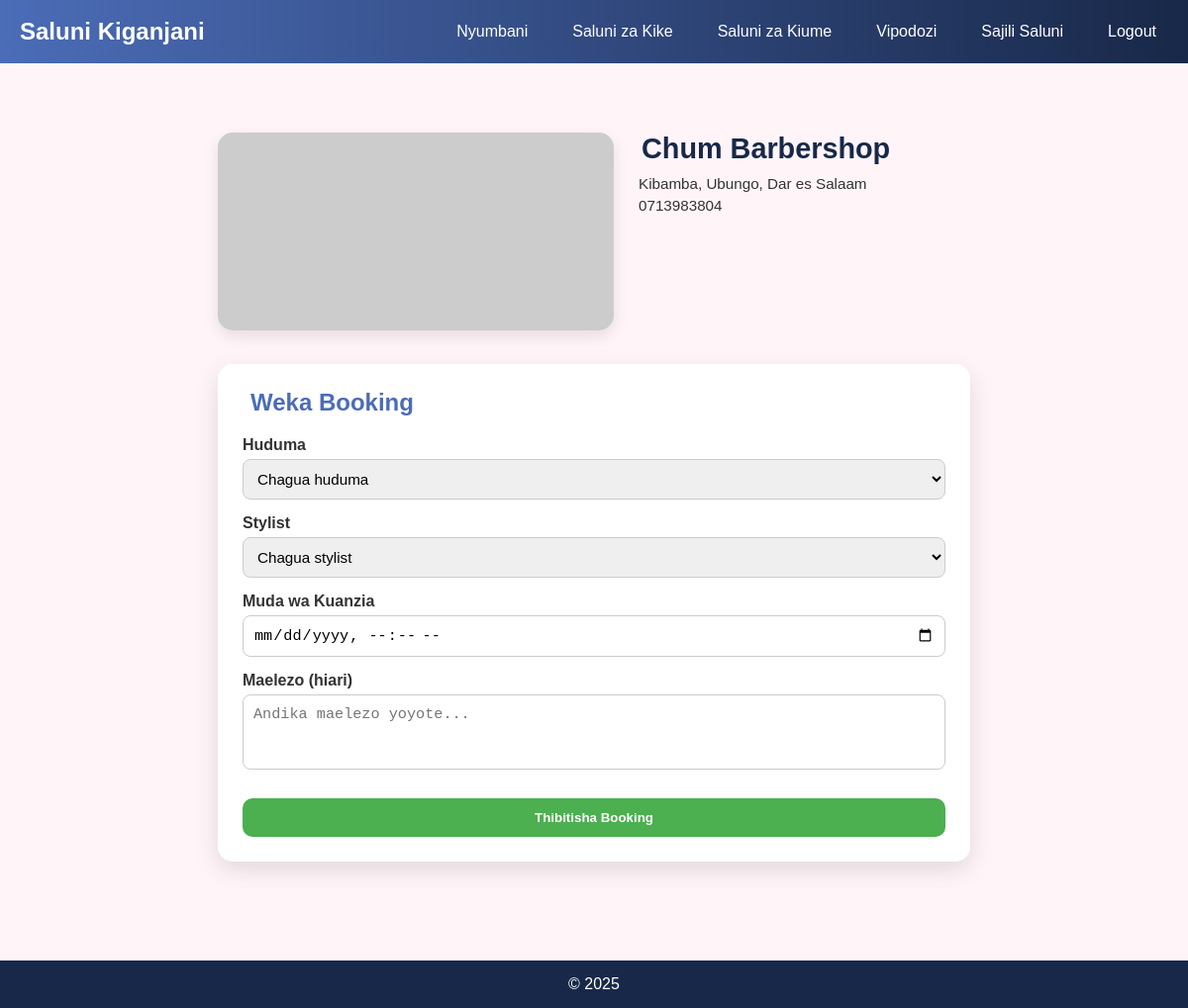
The app's page /kiume/9/booking/ (signed in) with its own data.
### saluni_kiume/models.py (models this page shows, shortened)
class MaleSalon(models.Model):
    name = models.CharField(max_length=200)
    description = models.TextField(blank=True)
    address = models.CharField(max_length=300)
    region = models.CharField(max_length=100)
    district = models.CharField(max_length=100)
    street = models.CharField(max_length=200)
    latitude = models.DecimalField(max_digits=9, decimal_places=6, blank=True, null=True)
    longitude = models.DecimalField(max_digits=9, decimal_places=6, blank=True, null=True)
    phone = models.CharField(validators=[PHONE_REGEX], max_length=16, blank=True, null=True)
    email = models.EmailField(blank=True, null=True)
    website = models.URLField(blank=True, null=True)
    facebook = models.URLField(blank=True, null=True)
    instagram = models.URLField(blank=True, null=True)
    opening_hours = models.JSONField(blank=True, null=True)
    created_at = models.DateTimeField(auto_now_add=True)
    updated_at = models.DateTimeField(auto_now=True)
    class Meta:
        ordering = ['name']

### saluni_kiume/views.py (the view, shortened to what this page needs)
# urls.py: path('<int:salon_id>/booking/', views.create_male_booking, name='create_male_booking'),
@login_required
def create_male_booking(request, salon_id):
    salon = get_object_or_404(MaleSalon, id=salon_id)
    services = salon.services.filter(active=True)
    stylists = salon.stylists.filter(is_active=True)
    return render(request, 'saluni_kiume/create_male_booking.html', {
        'salon': salon,
        'services': services,
        'stylists': stylists
    })

### saluni_kiume/templates/saluni_kiume/create_male_booking.html (shortened to what this page needs)
{% extends "base.html" %}
{% block content %}
<section class="booking-section">
    <div class="container">
        <div class="salon-header">
            <div class="salon-image">
                {% if salon.picha_kuu %}
                    <img src="{{ salon.picha_kuu.url }}" alt="{{ salon.name }}">
                {% else %}
                    <img src="https://picsum.photos/800/400?random=1" alt="{{ salon.name }}">
                {% endif %}
            </div>
            <div class="salon-info">
                <h1> {{ salon.name }}</h1>
                <p>
                    {{ salon.street }}, {{ salon.district }}, {{ salon.region }}
                </p>
                {% if salon.phone %}
                <p>
                    {{ salon.phone }}
                </p>
                {% endif %}
            </div>
        </div>
        <div class="booking-form-card">
            <h2> Weka Booking</h2>
            <form method="POST">
                <div class="form-group">
                    <label for="service">Huduma</label>
                    <select name="service" id="service" required>
                        <option value="" disabled {% if not request.POST.service %}selected{% endif %}>Chagua huduma</option>
                    </select>
                </div>
                <div class="form-group">
                    <label for="stylist">Stylist</label>
                    <select name="stylist" id="stylist" required>
                        <option value="" disabled {% if not request.POST.stylist %}selected{% endif %}>Chagua stylist</option>
                    </select>
                </div>
                <div class="form-group">
                    <label for="start_datetime">Muda wa Kuanzia</label>
                    <input type="datetime-local" name="start_datetime" id="start_datetime"
                           value="{{ request.POST.start_datetime }}" required>
                </div>
                <div class="form-group">
                    <label for="notes">Maelezo (hiari)</label>
                    <textarea name="notes" id="notes" rows="3" placeholder="Andika maelezo yoyote...">{{ request.POST.notes }}</textarea>
                </div>
                <button type="submit" class="submit-btn">Thibitisha Booking</button>
            </form>
        </div>
    </div>
</section>
{% endblock %}

### saluni_kike/templates/base.html (style rules this page uses)
* { margin:0; padding:0; box-sizing:border-box; }
body { font-family: 'Mulish', sans-serif; background:#f9f9f9; color:#333; }

### saluni_kiume/templates/saluni_kiume/create_male_booking.html (style rules this page uses)
body { font-family: 'Poppins', sans-serif; background:#fff5f8; color:#333; }
.container { max-width:800px; margin:30px auto; padding:20px; }
.salon-header { display:flex; flex-wrap:wrap; gap:20px; margin-bottom:30px; }
.salon-image img { width:100%; max-width:400px; border-radius:15px; box-shadow:0 6px 15px rgba(0,0,0,0.1); }
.salon-info { flex:1; min-width:200px; }
.salon-info h1 { font-size:1.8rem; color:#182848; margin-bottom:10px; display:flex; align-items:center; gap:8px; }
.salon-info p { font-size:0.95rem; margin:5px 0; display:flex; align-items:center; gap:5px; }
.booking-form-card { background:#fff; padding:25px; border-radius:15px; box-shadow:0 8px 25px rgba(0,0,0,0.12); }
.booking-form-card h2 { font-size:1.5rem; margin-bottom:20px; color:#4b6cb7; display:flex; align-items:center; gap:8px; }
.form-group { margin-bottom:15px; }
label { font-weight:600; display:block; margin-bottom:5px; }
select, input, textarea { width:100%; padding:10px; border:1px solid #ccc; border-radius:8px; font-size:0.95rem; }
textarea { resize:none; }
.submit-btn { width:100%; padding:12px; background:#4caf50; color:white; font-weight:bold; border:none; border-radius:10px; cursor:pointer; margin-top:10px; }

### records on screen
MaleSalon: name "Chum Barbershop", street "Kibamba", district "Ubungo", region "Dar es Salaam", phone "0713983804"

### other values on screen
{{ year|default:2025 }} "2025"
